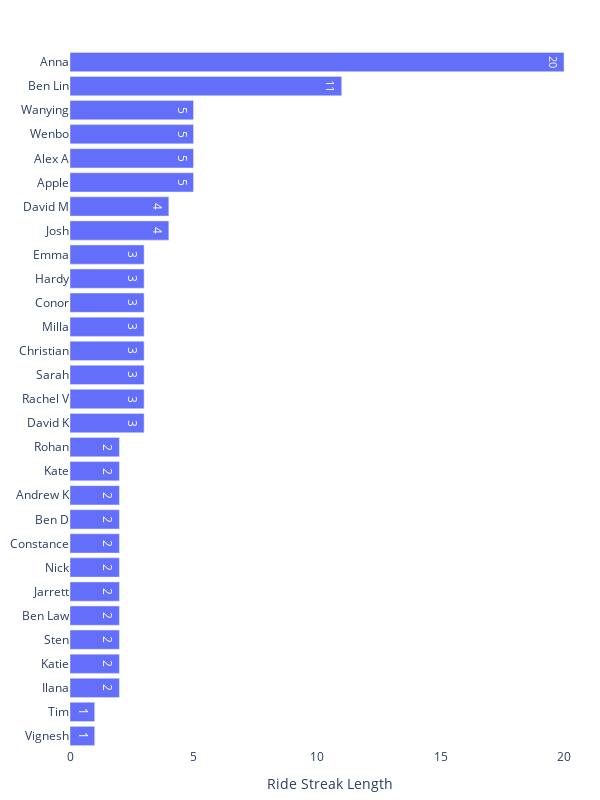

The notebook cell saved with this chart:
### Code cell
# Rider Streak Leaderboard
fig = px.bar(attendance_regular, y="Name", x="Streak", text_auto=True)
fig.update_layout(
    title_x=0.5,
    width=600,
    height=800,
    margin=dict(l=10, r=10, t=50, b=10),  # left, right, top, bottom margins
    yaxis=dict(title=None, categoryorder='total ascending'),
    xaxis_title='Ride Streak Length',
    barmode='stack', 
    paper_bgcolor='rgba(0,0,0,0)',
    plot_bgcolor='rgba(0,0,0,0)',
)
fig.show()
# fig.write_image(f'streak_leaderboard.png', format='png')

### Figure 1 — Plotly figure (JSON) as saved in the notebook; plotly's stock layout.template omitted (floating-point values rounded to 4 significant figures)
{"data": [{"alignmentgroup": "True", "hovertemplate": "Streak=%{x}<br>Name=%{y}<extra></extra>", "legendgroup": "", "marker": {"color": "#636efa", "pattern": {"shape": ""}}, "name": "", "offsetgroup": "", "orientation": "h", "showlegend": false, "textposition": "auto", "texttemplate": "%{x}", "type": "bar", "x": [20, 11, 5, 5, 4, 5, 3, 4, 3, 3, 2, 2, 2, 5, 2, 3, 2, 3, 2, 1, 3, 2, 2, 3, 2, 3, 2, 1, 2], "xaxis": "x", "y": ["Anna", "Ben Lin", "Apple", "Alex A", "Josh", "Wenbo", "David K", "David M", "Rachel V", "Sarah", "Ilana", "Katie", "Sten", "Wanying", "Ben Law", "Christian", "Jarrett", "Milla", "Nick", "Vignesh", "Conor", "Constance", "Ben D", "Hardy", "Andrew K", "Emma", "Kate", "Tim", "Rohan"], "yaxis": "y"}], "layout": {"barmode": "stack", "height": 800, "legend": {"tracegroupgap": 0}, "margin": {"b": 10, "l": 10, "r": 10, "t": 50}, "paper_bgcolor": "rgba(0,0,0,0)", "plot_bgcolor": "rgba(0,0,0,0)", "title": {"x": 0.5}, "width": 600, "xaxis": {"anchor": "y", "domain": [0, 1], "title": {"text": "Ride Streak Length"}}, "yaxis": {"anchor": "x", "categoryorder": "total ascending", "domain": [0, 1], "title": {}}}}
